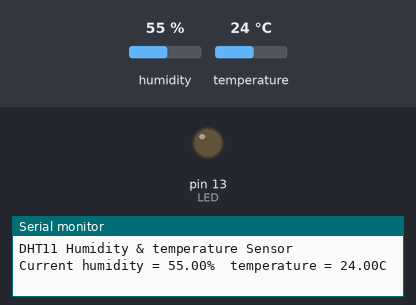
The sketch below on a simulated Arduino Uno, built with avr-gcc and run on an emulated ATmega328P. Shown: output pins drawn as LEDs (lit = HIGH), the last lines printed to the serial monitor. The inputs (shaded band) are chosen by the test bench; at power-on: temperature 24 °C, humidity 55 %.

Above: at 2.7 s.
2.8 s: temperature set to 27 °C
6.6 s: temperature set to 30 °C
At 8.8 s:
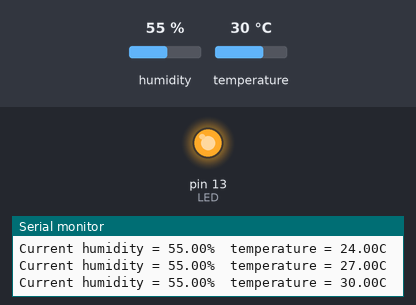
13.0 s: temperature set to 12 °C
At 16.7 s:
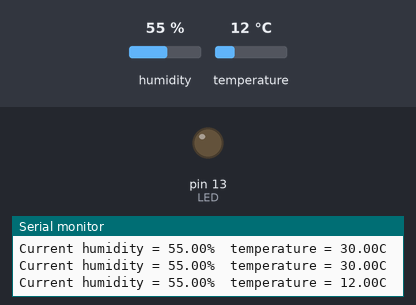
17.0 s: temperature set to 33 °C
At 19.9 s:
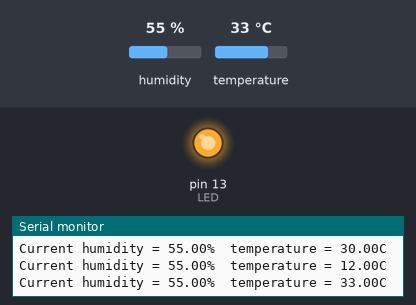
Timing chart, 0 to 24.2 s (numbered marks = the images above; inputs shaded):
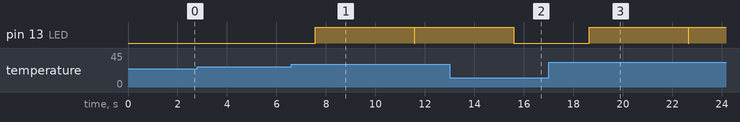

The sketch:

Temp_fuktighet_sensor.ino
```cpp
#include <dht.h>

#define dht_apin A0 // Analog Pin sensor is connected to
int LED = 13;

dht DHT;


void setup(){

  pinMode(LED, OUTPUT);

  Serial.begin(9600);
  delay(500);//Delay to let system boot
  Serial.println("DHT11 Humidity & temperature Sensor\n\n");
  delay(1000);//Wait before accessing Sensor


}//end "setup()"

void loop(){
  //Start of Program

    DHT.read11(dht_apin);

    if(DHT.temperature > 28){   // om temperaturen er mer enn 28 grader skrus lyset på
    digitalWrite(LED, HIGH); // turn on the LED
    delay(1000);}

//    if(DHT.humidity > 80){
//    digitalWrite(LED, HIGH); // turn on the LED
//    delay(1000);}

    Serial.print("Current humidity = ");
    Serial.print(DHT.humidity);
    Serial.print("%  ");
    Serial.print("temperature = ");
    Serial.print(DHT.temperature);
    Serial.println("C  ");

    delay(3000);//Wait 5 seconds before accessing sensor again.
    digitalWrite(LED,LOW);  // turn of LED
  //Fastest should be once every two seconds.

}// end loop(
```

Measured:
- the behaviour switches between 28 and 29 °C on temperature (found by bisection; images 0 and 1)
- after the input at 6.6 s, pin 13 (LED): LOW → HIGH after 0.97 s, → LOW 4.0 s later, → HIGH 0.02 s later
- after the input at 13.0 s, pin 13 (LED): goes on until 15.6 s, then stays LOW
- after the input at 17.0 s, pin 13 (LED): LOW → HIGH after 1.6 s, → LOW 4.0 s later, → HIGH 0.02 s later
